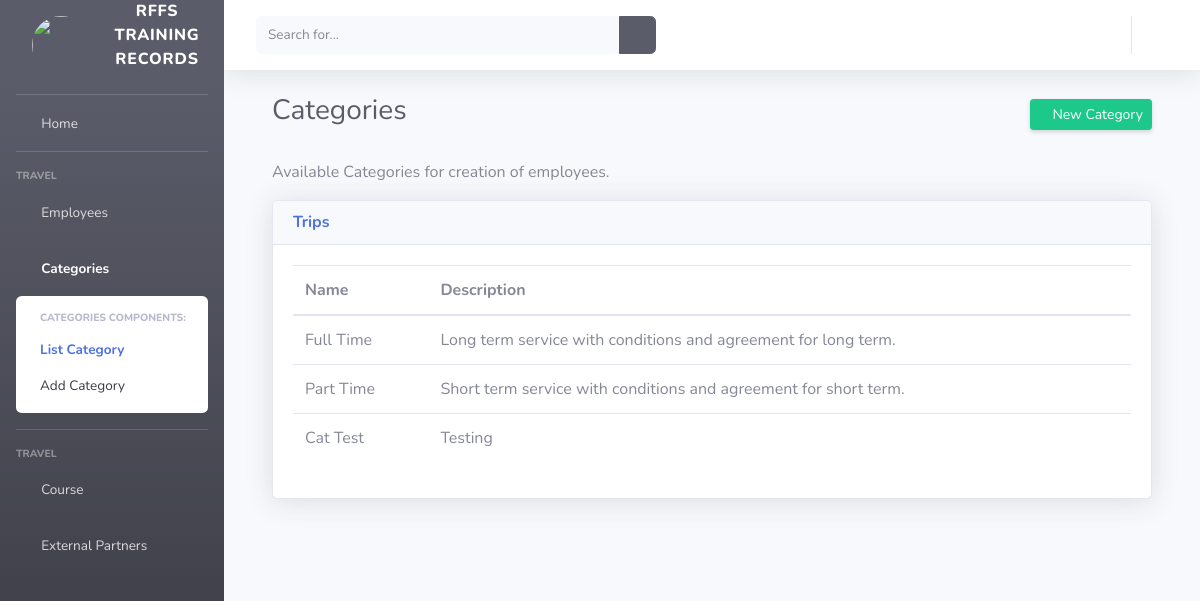
The app's page /course/category/list/ (signed in) with its own data.
### course/models/category.py (models this page shows, shortened)
class Category(models.Model):
    name = models.CharField(max_length=150)
    description = models.CharField(max_length=500)

### course/views/category.py (the view)
# urls.py: path('category/list/', list_categories, name="list_categories"),
@login_required
def list_categories(request):
    template = "category/list.html"
    categories = Category.objects.all()
    context = {"categories": categories, "list_category_active": "active", "category_show": "show",
               "category_active": "active"}
    return render(request, template, context)

### templates/category/list.html (shortened to what this page needs)
{% extends 'base.html' %}
{% load static %}
{% block style_link %} <link href="/static/admin/vendor/datatables/dataTables.bootstrap4.min.css" rel="stylesheet"> {% endblock style_link %}
{% block content %}
    <div class="container-fluid">
        <div class="d-sm-flex align-items-center justify-content-between">
            <h1 class="h3 mb-2 text-gray-800">Categories</h1>
            <a href="{% url 'add_category' %}" class="d-none d-sm-inline-block btn btn-sm btn-success shadow-sm">
                <i class="fas fa-plus fa-sm text-white-500"></i> New Category
            </a>
        </div><br>
        <p>Available Categories for creation of employees.</p>
        <div class="card shadow mb-5">
        <div class="card-header">
            <h6 class="m-0 font-weight-bold text-primary">Trips</h6>
        </div>
        <div class="card-body">
            <table class="table table-hover" id="dataTable" width="100%" cellspacing="0">
                <thead>
                    <tr>
                        <th>Name</th>
                        <th>Description</th>
                    </tr>
                </thead>
                {% for category in categories %}
                    <tr>
                        <td> {{ category.name }} </td>
                        <td> {{ category.description }} </td>
                    </tr>
                {% endfor %}
            </table>
    </div>
{% endblock content %}

### records on screen
Category: name "Full Time", description "Long term service with conditions and agreement for long term."
Category: name "Part Time", description "Short term service with conditions and agreement for short term."
Category: name "Cat Test", description "Testing"
